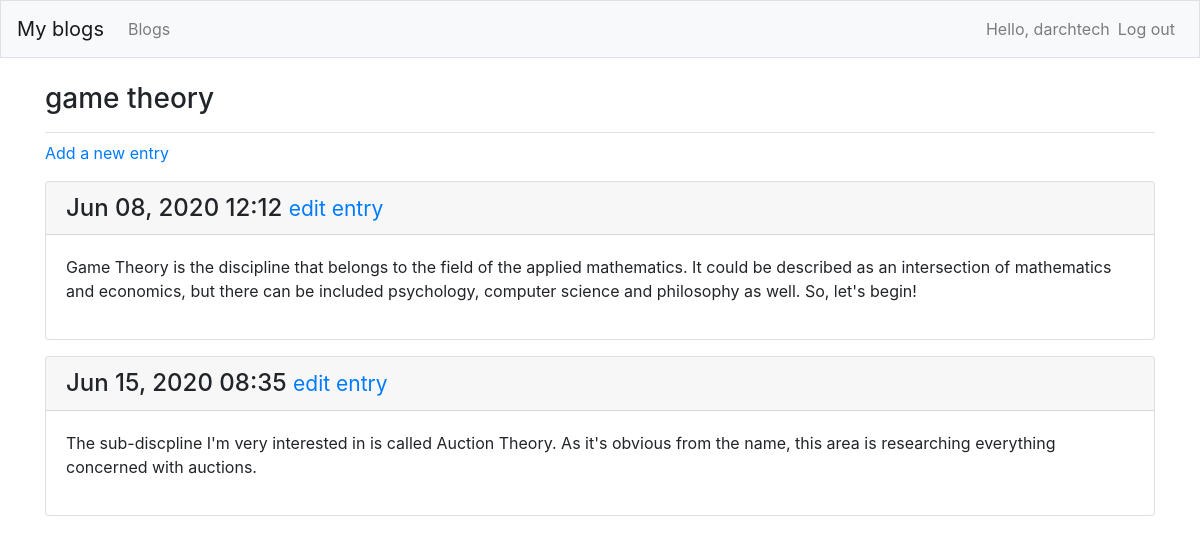
/blogs/6/ (signed in), run on the app's committed database.
### blogs/models.py (models this page shows, shortened)
class Blog(models.Model):
    title = models.CharField(max_length=200)
    date_added = models.DateTimeField(auto_now_add=True)
    owner = models.ForeignKey(User, on_delete=models.CASCADE)
    public = models.BooleanField(default=False)
    def __str__(self):
        return self.title

class Entry(models.Model):
    blog  = models.ForeignKey(Blog, on_delete=models.CASCADE)
    text = models.TextField()
    date_added = models.DateTimeField(auto_now_add=True)
    class Meta:
        verbose_name_plural = 'entries'

### blogs/views.py (the view)
# urls.py: path('blogs/<int:blog_id>/', views.blog, name='blog'),
@login_required
def blog(request, blog_id):
    blog = get_object_or_404(Blog, id=blog_id)
    entries = blog.entry_set.order_by('date_added')
    context = {'blog': blog, 'entries': entries}
    if blog.owner != request.user:
        if blog.public == True:
            return render(request, 'blogs/blog.html', context)
        else:
            raise Http404
    else:
        return render(request, 'blogs/blog.html', context)

### blogs/templates/blogs/blog.html
{% extends 'blogs/base.html' %}
{% block page_header %}
    <h3>{{ blog }}</h3>
{% endblock page_header %}
{% block content %}
    {% if blog.owner == request.user %}
        <p>
            <a href="{% url 'blogs:new_entry' blog.id %}">Add a new entry</a>
        </p>
    {% else %}
        <p>You aren't allowed to add entries for blogs you don't own.</p>
    {% endif %}
    {% for entry in entries %}
        <div class="card mb-3">
            <h4 class="card-header">
                {{ entry.date_added|date:'M d, Y H:i' }}
                <small><a href="{% url 'blogs:edit_entry' entry.id %}">
                    edit entry</a></small>
            </h4>
            <div class="card-body">
                {{ entry.text|linebreaks }}
            </div>
        </div>
    {% empty %}
        <li>There are no entries for this blog yet.</li>
    {% endfor %}
{% endblock content %}

### blogs/templates/blogs/base.html (shortened to what this page needs)
{% load bootstrap4 %}
<!doctype html>
<html lang="en">
<head>
    {% bootstrap_css %}
</head>
<body>
    <nav class="navbar navbar-expand-md navbar-light bg-light mb-4 border">
        <a class="navbar-brand" href="{% url 'blogs:index' %}">
            My blogs</a>
        <div class="collapse navbar-collapse" id="navbarCollapse">
            <ul class="navbar-nav mr-auto">
                <li class="nav-item">
                    <a class="nav-link" href="{% url 'blogs:blogs' %}">
                        Blogs</a></li>
            </ul>
            <ul class="navbar-nav ml-auto">
                {% if user.is_authenticated %}
                    <li class="nav-item">
                        <span class="navbar-text"}">Hello, {{ user.username }}</span>
                    </li>
                    <li class="nav-item">
                        <a class="nav-link" href="{% url 'users:logout' %}">Log out</a>
                    </li>
                {% endif %}
            </ul>
        </div>
    </nav>
    <main role="main" class="container">
        <div class="pb-2 mb-2 border-bottom">
            {% block page_header %}{% endblock page_header %}
        </div>
        <div>
            {% block content %}{% endblock content %}
        </div>
    </main>
</body>
</html>

### data on the page
Blog: title "game theory"
Entry: date_added "Jun 08, 2020 12:12", text "Game Theory is the discipline that belongs to the field of the applied mathematics. It could be described as an intersection of mathematics and economics, but there can be included psychology, computer science and philosophy as well. So, let's begin!"
Entry: date_added "Jun 15, 2020 08:35", text "The sub-discpline I'm very interested in is called Auction Theory. As it's obvious from the name, this area is researching everything concerned with auctions."

### other printed values
{{ user.username }} "darchtech"
